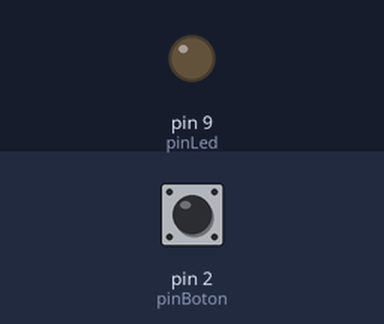
The sketch below on a simulated Arduino Uno, built with avr-gcc and run on an emulated ATmega328P. Parts: output pins drawn as LEDs (lit = HIGH). The inputs (shaded band) are chosen by the test bench; at power-on: pin 2 (pinBoton) LOW. Random numbers use the default seed unless the sketch sets one.

Above: at 1.2 s.
1.3 s: pin 2 (pinBoton) pulled HIGH for 0.15 s
At 1.45 s:
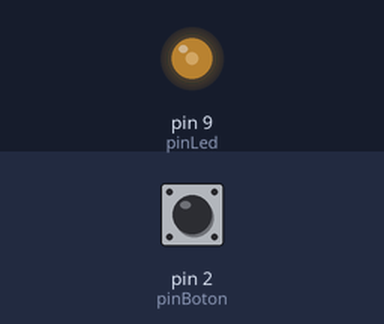
3.0 s: pin 2 (pinBoton) pulled HIGH for 1 s
At 3.35 s:
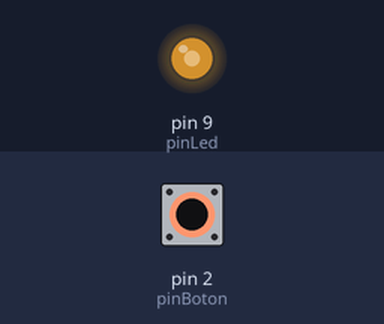
Timing chart, 0 to 6.0 s (numbered marks = the images above; inputs shaded):
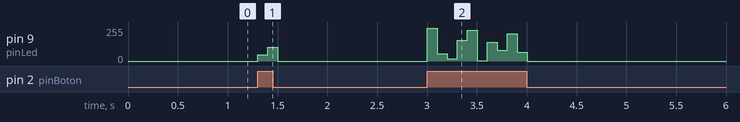

Measured:
- after the input at 1.3 s, pin 9 (pinLed): 0/255 → 47/255 at once, → 102/255 0.10 s later, → 0/255 0.10 s later
- after the input at 3.0 s, pin 9 (pinLed): 0/255 → 247/255 at once, → 56/255 0.10 s later, → 17/255 0.10 s later, → 157/255 0.10 s later, … (11 changes in this stretch)

The sketch:

Boton_negado.ino
```cpp
int pinBoton = 2;
bool estadoBoton =  0; // bool solo puede ser 0 o 1
int pinLed = 9;
int valorRandom = 0; // aleatorio

void setup() {
  // pin del boton es para una entrada
  pinMode(pinBoton, INPUT);
  pinMode (pinLed, OUTPUT);
}

void loop() {
  estadoBoton = digitalRead (pinBoton);
  valorRandom = random (0, 255);
  if (estadoBoton == HIGH) { //condicion
  analogWrite (pinLed, valorRandom);
  } else{
    analogWrite (pinLed, 0);
  }
  delay (100);
}
```
